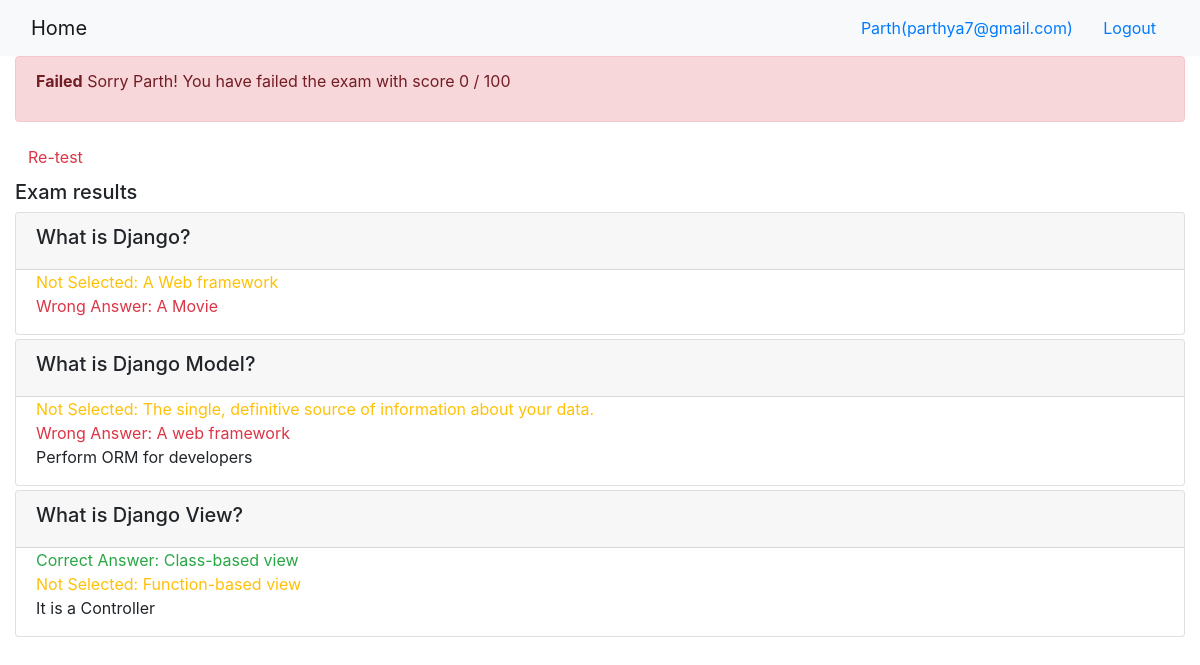
The page /onlinecourse/course/1/submission/1/result/ (signed in) on the database its author committed.
### onlinecourse/models.py (models this page shows)
class Question(models.Model):
    course = models.ForeignKey(Course, on_delete=models.CASCADE)
    question_text = models.TextField()
    grade = models.IntegerField(default=0)
    def is_get_score(self, selected_ids):
       all_answers = self.choice_set.filter(is_correct=True).count()
       selected_correct = self.choice_set.filter(is_correct=True, id__in=selected_ids).count()
       if all_answers == selected_correct:
           return True
       else:
           return False

class Choice(models.Model):
    question = models.ForeignKey(Question, on_delete=models.CASCADE)
    choice_text = models.TextField()
    is_correct = models.BooleanField()

### onlinecourse/views.py (the view)
# urls.py: path('course/<int:course_id>/submission/<int:submission_id>/result/', views.show_exam_result, name='show_exam_result'),
def show_exam_result(request, course_id, submission_id):
    context = {}
    course = get_object_or_404(Course, pk=course_id)
    submission = get_object_or_404(Submission, pk=submission_id)
    choices = submission.choices.all()
    questions = course.question_set.all()
    score = 0
    selected_ids = [c.id for c in choices]
    for q in questions:
        if q.is_get_score(selected_ids):
            score += 1
    grade = score / questions.count() * 100
    grade = round(grade)
    context['grade'] = grade
    context['course'] = course
    context['selected_ids'] = selected_ids
    return render(request, 'onlinecourse/exam_result_bootstrap.html', context)

### onlinecourse/templates/onlinecourse/exam_result_bootstrap.html (shortened to what this page needs)
<!DOCTYPE html>
<html lang="en">
<head>
    {% load static %}
    <link rel="stylesheet" href="https://maxcdn.bootstrapcdn.com/bootstrap/4.5.2/css/bootstrap.min.css">
</head>
<body>
 <nav class="navbar navbar-light bg-light">
    <div class="container-fluid">
        <div class="navbar-header">
              <a class="navbar-brand" href="{% url 'onlinecourse:index' %}">Home</a>
        </div>
        <ul class="nav navbar-nav navbar-right">
            {% if user.is_authenticated %}
            <li>
                <a class="btn btn-link" href="#">{{ user.first_name }}({{ user.username }})</a>
                <a class="btn btn-link" href="{% url 'onlinecourse:logout' %}">Logout</a>
            </li>
            {% endif %}
        </ul>
    </div>
</nav>
<div class="container-fluid">
    {% if grade > 80 %}
    <div class="alert alert-success">
       <p><span class="font-weight-bold">Congratulations {{ user.first_name }}!</span> You have passed the exam and completed the course with score {{grade}} / 100</p>
    </div>
        {% else %}
        <div class="alert alert-danger">
            <p><span class="font-weight-bold">Failed</span> Sorry {{ user.first_name }}! You have failed the exam with score {{grade}} / 100</p>
        </div>
        <a class="btn btn-link text-danger" href="{% url 'onlinecourse:course_details' course.id %}">Re-test</a>
        {% endif %}
        <div class="card-columns-vertical mt-1">
            <h5 class="">Exam results</h5>
            {% for question in course.question_set.all %}
                <div class="card mt-1">
                    <div class="card-header"><h5>{{ question.question_text}}</h5></div>
                    <div class="form-group">
                        {% for choice in question.choice_set.all %}
                            <div class="form-check">
                                <label class="form-check-label
                                        {% if choice.id in selected_ids and choice.is_correct %} text-success
                                        {% elif choice.id in selected_ids and not choice.is_correct %} text-danger
                                        {% elif choice.id not in selected_ids and choice.is_correct %} text-warning
                                        {% endif %}
                                    "
                                >
                                    {% if choice.id in selected_ids and choice.is_correct %} Correct Answer:
                                    {% elif choice.id in selected_ids and not choice.is_correct %} Wrong Answer:
                                    {% elif choice.id not in selected_ids and choice.is_correct %} Not Selected:
                                    {% endif %}
                                    {{ choice.choice_text }}
                                </label>
                            </div>
                        {% endfor %}
                    </div>
                </div>
            {% endfor %}
        </div>
    </div>
</body>
</html>

### rows shown on the page
Question: question_text "What is Django?"
Choice: shows "Not Selected:", choice_text "A Web framework"
Choice: shows "Wrong Answer:", choice_text "A Movie"
Question: question_text "What is Django Model?"
Choice: shows "Not Selected:", choice_text "The single, definitive source of information about your data."
Choice: shows "Wrong Answer:", choice_text "A web framework"
Choice: choice_text "Perform ORM for developers"
Question: question_text "What is Django View?"
Choice: shows "Correct Answer:", choice_text "Class-based view"
Choice: shows "Not Selected:", choice_text "Function-based view"
Choice: choice_text "It is a Controller"

### other values the page prints
{{ user.first_name }} "Parth"
{{ user.username }} "parthya7@gmail.com"
{{ grade }} "0"
